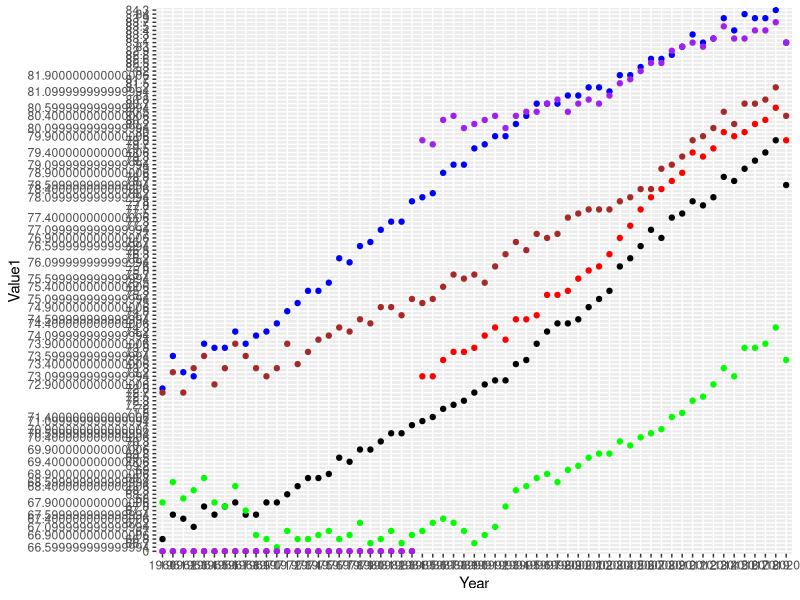

Write R code to recreate this figure.
library(readxl)
library(ggplot2)

Values <- read_excel ("data/EsperancaVida.xlsx")



# belgica, paises baixos, eslovaquia

Anos <- Values[6:66,1]

colnames(Anos)<- c("Year")


# Anos <- rbind(Anos,Anos,Anos,Anos,Anos,Anos)

BelgicaHomem <- Values[6:66, 41]

colnames(BelgicaHomem)<- c("Value1")

BaixosHomem <- Values[6:66,60]

colnames(BaixosHomem)<- c("Value2")


EsloHomem <- Values[6:66,46]

colnames(EsloHomem)<- c("Value3")


BelgicaMulher <- Values[6:66, 75]

colnames(BelgicaMulher)<- c("Value4")


BaixosMulher <- Values[6:66,94]
colnames(BaixosMulher)<- c("Value5")


EsloMulher <- Values[6:66, 80]

colnames(EsloMulher)<- c("Value6")


# cor = Pais, x = ano, distinguir = mulher, y = valor

Total <- data.frame( Year = Anos,
                      y1 = BelgicaHomem, y2 = BelgicaMulher, y3 = BaixosHomem, y4 = BaixosMulher, y5 = EsloHomem, y6 = EsloMulher)

ggplot(Total , aes(Year))+ 
  geom_point(aes(y = Value1), color = "black") +
  geom_point(aes(y = Value2), color = "red") +
  geom_point(aes(y = Value3), color = "green") +
  geom_point(aes(y = Value4), color = "blue") +
  geom_point(aes(y = Value5), color = "purple") +
  geom_point(aes(y = Value6), color = "brown")
